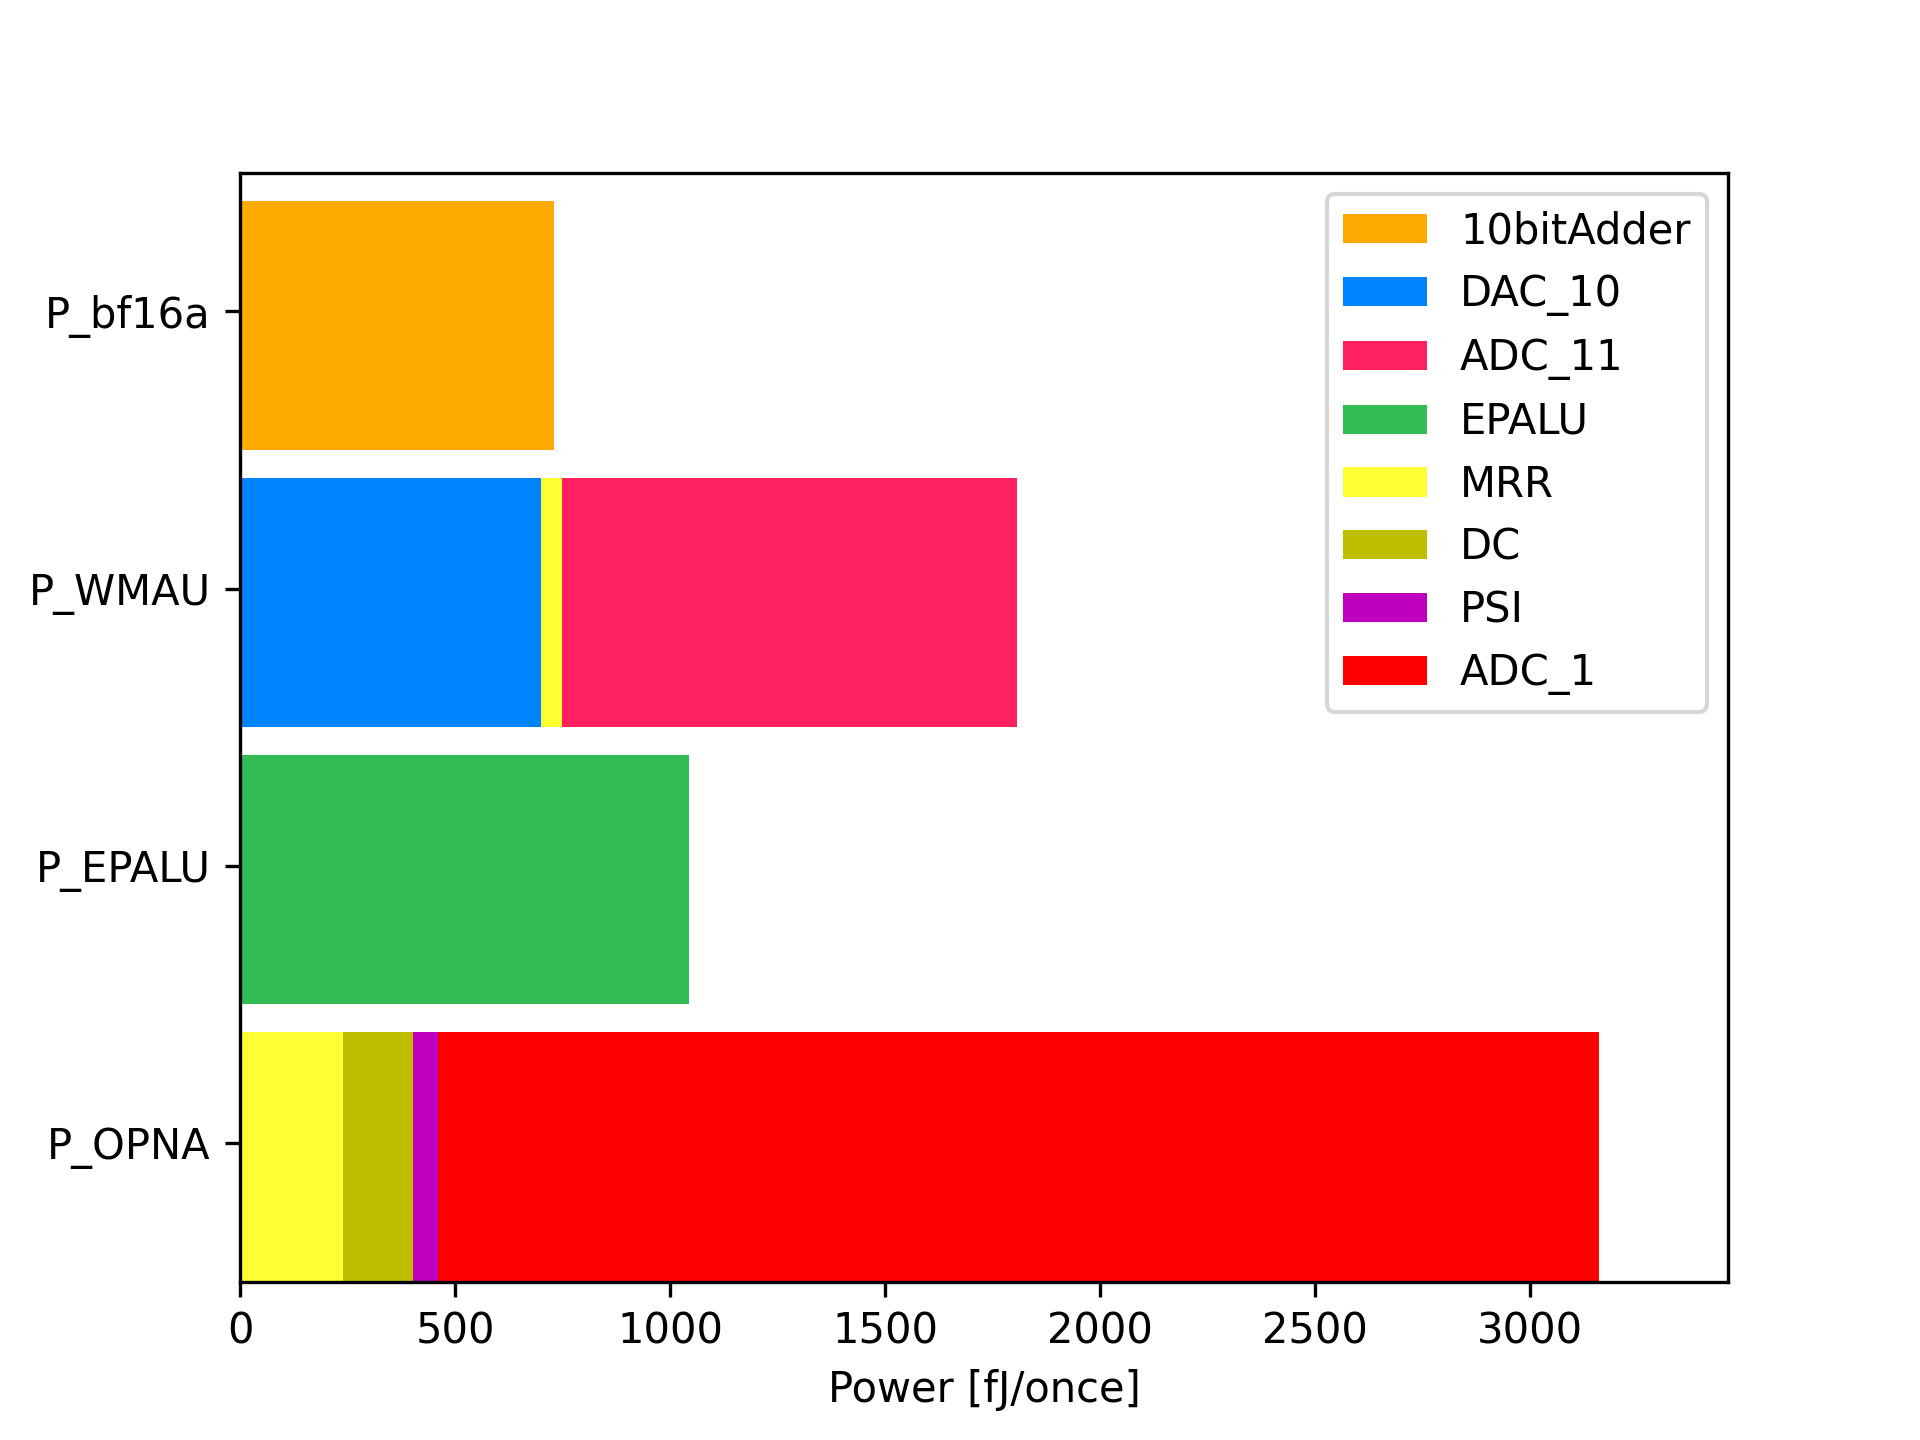

Here is the Python script that generated this plot:
import matplotlib.pyplot as plt

# https://pythondatascience.plavox.info/matplotlib/%E8%89%B2%E3%81%AE%E5%90%8D%E5%89%8D


"""
以下のPythonのコードのp_WMAUとp_OPNAの内訳を色で分けて，帯グラフで描いてください.
p_WMAUを１行で描いてください.
各色が何かをわかるためにラベルを付けてください.


Name , Power [fJ/回], Latency[s]
    MZI, 32.4, 4.758 e-13
    Directional Coupler, 16.2, 2.334 e-13
    Phase Shifter, 0, 9.043 e-15
    MRR, 24, 3.664 e-13
    PD, 1.2, 4.0 e-11
    ADC_1, 270.0, 1.0 e-11
    DAC_1, 153.0, 1.0 e-11
    ADC_11, 1059, 0.33 e-9
    DAC_10, 350.1, 0.125 e-9
    Multiplexer(AWG), 0, 1.867 e-10
    """

p_mzi = 32.4
p_dc = 16.2
p_ps = 0.0
p_mrr = 24.0
p_pd = 1.2
p_adc1 = 270.0
p_dac1 = 153.0
p_adc11 = 1059.0
p_dac10 = 350.1
p_psi = 1.7

late_mzi = 4.758e-13
late_dc = 2.334e-13
late_ps = 9.043e-15
late_mrr = 3.664e-13
late_pd = 4.0e-11
late_adc1 = 1.0e-11
late_dac1 = 1.0e-11
late_adc11 = 0.33e-9
late_dac10 = 0.125e-9
late_awg = 1.867e-10
late_psi = 3.5e-14

late_bf16a = 2.97*12/78

p_WMAU:float = p_dac10 *2 + p_mrr*2 + p_adc11 
p_OPNA:float = p_adc1 *10 +p_mrr*10 + p_dc*10 + p_psi*34

import numpy as np

# p_WMAUとp_OPNAの内訳
components_WMAU = ['DAC_10', 'MRR', 'ADC_11']
power_WMAU = [p_dac10 * 2, p_mrr * 2, p_adc11]

components_OPNA = [ 'MRR', 'DC', 'PSI','ADC_1']
power_OPNA = [ p_mrr * 10, p_dc * 10, p_psi * 34, p_adc1 * 10]

# 帯グラフの描画
fig, ax = plt.subplots()

# ~~~ with EPALU version ~~~ #

# p_ebfa_fJperFPAOの描画
### 電気回路の割合を帯グラフで描画する
p_ebfa = 1.79 #mW 
p_ebfa_fJperFPAO = p_ebfa / 336.7 *1000.0 *1000.0 #fJ/FPAO
p_e10ad_fJperFPAO = p_ebfa_fJperFPAO * (345/(905+96+354+138+38+345+609+31))
p_ebfa_else_fJperFPAO = p_ebfa_fJperFPAO - p_e10ad_fJperFPAO
# ax.broken_barh([(0, p_ebfa_else_fJperFPAO)], (11, 10), facecolors='#00ff00', label='else')
ax.broken_barh([(0, p_e10ad_fJperFPAO)], (30, 9), facecolors='#ffaa00', label='10bitAdder')



# p_WMAUの描画
ax.broken_barh([(0, power_WMAU[0])], (20, 9), facecolors='#0083ff', label=components_WMAU[0])
ax.broken_barh([(power_WMAU[0], power_WMAU[1])], (20, 9), facecolors='#ffff33')
ax.broken_barh([(sum(power_WMAU[:2]), power_WMAU[2])], (20, 9), facecolors='#ff2060', label=components_WMAU[2])

# p_epalu の描画
p_epalu = 1.0445 * 1000.0 #fJ/FPAO
ax.broken_barh([(0, p_epalu)], (10, 9), facecolors='#33bb54', label='EPALU')

# p_OPNAの描画
start = 0
colors = ['#ffff33', 'y', 'm','#ff0000']
for i, power in enumerate(power_OPNA):
    ax.broken_barh([(start, power)], (0, 9), facecolors=colors[i], label=components_OPNA[i])
    start += power
    
# グラフの設定
ax.set_ylim(0, 40)
ax.set_xlim(0, max(sum(power_WMAU)+300, sum(power_OPNA)+300, p_e10ad_fJperFPAO+300 ))
ax.set_xlabel('Power [fJ/once]')
ax.set_yticks([5, 15,25,35])
ax.set_yticklabels(['P_OPNA','P_EPALU', 'P_WMAU', 'P_bf16a' ])
ax.grid(False)




# ~~~ without EPALU version ~~~ #

# p_ebfa_fJperFPAOの描画
### 電気回路の割合を帯グラフで描画する
# p_ebfa = 1.79 #mW 
# p_ebfa_fJperFPAO = p_ebfa / 336.7 *1000.0 *1000.0 #fJ/FPAO
# p_e10ad_fJperFPAO = p_ebfa_fJperFPAO * (345/(905+96+354+138+38+345+609+31))
# p_ebfa_else_fJperFPAO = p_ebfa_fJperFPAO - p_e10ad_fJperFPAO
# # ax.broken_barh([(0, p_ebfa_else_fJperFPAO)], (11, 10), facecolors='#00ff00', label='else')
# ax.broken_barh([(0, p_e10ad_fJperFPAO)], (20, 9), facecolors='#ffaa00', label='10bitAdder')



# # p_WMAUの描画
# ax.broken_barh([(0, power_WMAU[0])], (10, 9), facecolors='#0083ff', label=components_WMAU[0])
# ax.broken_barh([(power_WMAU[0], power_WMAU[1])], (10, 9), facecolors='#ffff33')
# ax.broken_barh([(sum(power_WMAU[:2]), power_WMAU[2])], (10, 9), facecolors='#ff2060', label=components_WMAU[2])


# # p_OPNAの描画
# start = 0
# colors = ['#ffff33', 'y', 'm','#ff0000']
# for i, power in enumerate(power_OPNA):
#     ax.broken_barh([(start, power)], (0, 9), facecolors=colors[i], label=components_OPNA[i])
#     start += power
    
# # グラフの設定 without_EPALU
# ax.set_ylim(0, 30)
# ax.set_xlim(0, max(sum(power_WMAU)+300, sum(power_OPNA)+300, p_e10ad_fJperFPAO+300 ))
# ax.set_xlabel('Power [fJ/once]')
# ax.set_yticks([5, 15,25])
# ax.set_yticklabels(['P_OPNA', 'P_WMAU', 'P_bf16a' ])
# ax.grid(False)

# ~~~ end of without EPALU version ~~~ #




# 凡例の追加
ax.legend()

plt.show()
# plt.savefig("optics-analyze.png",dpi=300)
# plt.savefig("optics-analyze_without_EPALU.png",dpi=300)



print("P_bf16adder is" , p_ebfa_fJperFPAO)
print("P_10bitadder is" , p_e10ad_fJperFPAO)


"""
`broken_barh`関数の引数`(20, 9)`と`(30, 9)`は，それぞれ帯グラフの位置と高さを指定しています．

- `(20, 9)`の場合，`20`はy軸上の帯の開始位置を示し，`9`は帯の高さを示します．したがって，この帯はy軸の20から始まり，高さが9の位置まで続きます．
- 同様に，`(30, 9)`の場合，帯はy軸の30から始まり，高さが9の位置まで続きます．

これらの値を調整することで，帯グラフの各部分がどの位置に表示され，どの程度の高さを持つかを制御できます．
この場合，`P_bf16a`と`P_EPALU`の帯が重ならないように，それぞれ異なる開始位置を持つように設定されています．
"""